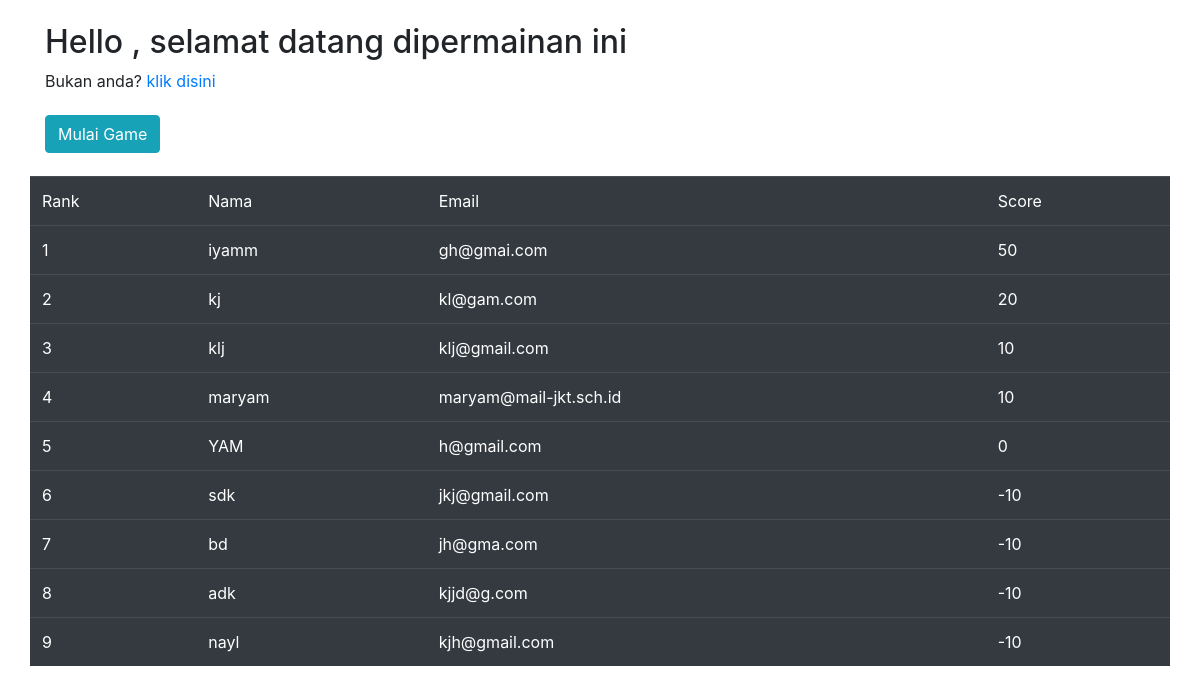
The app's page /game.php with its own data.
### tables this page shows
CREATE TABLE `data_game` (
  `id` int(11) NOT NULL,
  `nama` varchar(20) NOT NULL,
  `email` varchar(50) NOT NULL,
  `score` int(8) NOT NULL
);

### game.php (the view, shortened to what this page needs)
<!DOCTYPE html>
<html>
<?php  include 'head.php'; ?>
<body>
	<?php
	$db = new dbObj();
	$conn = $db->getConnstring();
	$sql = "SELECT * FROM data_game ORDER BY score DESC LIMIT 10";
	$query = mysqli_query($conn, $sql)
	?>
	<div class="container">
		<div class="row">
			<div class="col" style="padding-top: 2%">
				<h2>
					<?php
					echo "Hello ".$_SESSION['nama'].", selamat datang dipermainan ini<br>";
					?>
				</h2>
				Bukan anda? <a href="index.php">klik disini</a>
				<form action="game_mulai.php" style="padding-top: 2%; padding-bottom: 2%">
					<input type="submit" name="mulai" class="btn btn-info" value="Mulai Game"><br>
				</form>
			</div>
		</div>
		<div class="row">
			<table class="table table-dark">
				<tr>
					<td>Rank</td>
					<td>Nama</td>
					<td>Email</td>
					<td>Score</td>
				</tr>
				<?php
					$x = 1;
					while ($row = mysqli_fetch_assoc($query)) {
						echo "<tr>";
						echo "<td>".$x;
						echo "<td>".$row['nama'];
						echo "<td>".$row['email'];
						echo "<td>".$row['score'];
						$x++;
					}
				?>
			</table>
		</div>
	</div>
</body>
</html>

### head.php (shortened to what this page needs)
<head>
	<link rel="stylesheet" href="https://stackpath.bootstrapcdn.com/bootstrap/4.5.0/css/bootstrap.min.css">
</head>

### records on screen
data_game: nama "iyamm", email "gh@gmai.com", score "50"
data_game: nama "kj", email "kl@gam.com", score "20"
data_game: nama "klj", email "klj@gmail.com", score "10"
data_game: nama "maryam", email "maryam@mail-jkt.sch.id", score "10"
data_game: nama "YAM", email "h@gmail.com", score "0"
data_game: nama "sdk", email "jkj@gmail.com", score "-10"
data_game: nama "bd", email "jh@gma.com", score "-10"
data_game: nama "adk", email "kjjd@g.com", score "-10"
data_game: nama "nayl", email "kjh@gmail.com", score "-10"
